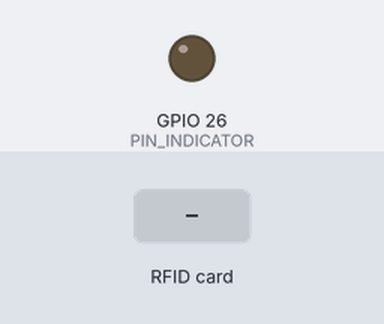
The program below on a simulated ESP32. On the bench: output pins drawn as LEDs (lit = HIGH). Inputs (shaded band) come from the test bench. WiFi joins after 1.5 s; servers stay silent unless stated; uploads are accepted with an empty reply; what the program prints to the serial monitor is not drawn.

Above: at 2.7 s.
2.8 s: RFID card 5E 7A 19 C4 held to the reader
At 2.87 s:
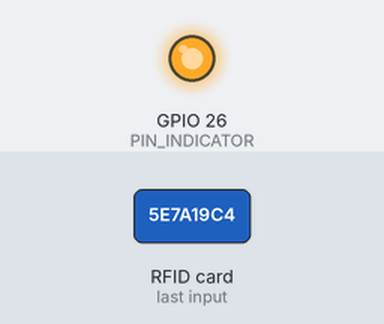
Timing chart, 0 to 5.8 s (numbered marks = the images above; inputs shaded):
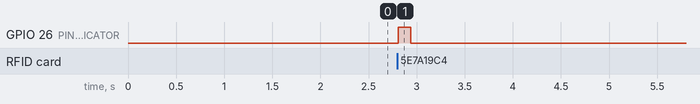

The program:

main.cpp
```cpp
// HomeCue IoT bench station for the exact parts visible in the user's photos:
// ESP32-WROOM, MFRC522 (13.56MHz) reader, possible HW-416 PIR, DS3231 RTC,
// DFPlayer Mini-style audio + Visaton 8-ohm 2W speaker.
// All physical outputs are local and non-safety-critical. No doors or appliances controlled.
#include <Arduino.h>
#include <WiFi.h>
#include <WiFiClient.h>
#include <HTTPClient.h>
#include <SPI.h>
#include <MFRC522.h>
#include <Wire.h>
#include <RTClib.h>
#include <ArduinoJson.h>
#include <DFRobotDFPlayerMini.h>
#include "secrets.h"

// Explicit GPIO assignments: check the labels on YOUR particular ESP32 board.
// RC522 SPI: SS=25, SCK=18, MISO=19, MOSI=23, RST=27.
// PIR OUT=32 (input must be 3.3V safe); DS3231 SDA=21/SCL=22.
// MP3 module UART: ESP32 RX=16 <--- DFPlayer TX; ESP32 TX=17 ---> DFPlayer RX through 1k resistor.
// Optional indicator LED GPIO26 -> 220-330ohm resistor -> LED -> GND.
constexpr int RC522_SS = 25;
constexpr int RC522_RST = 27;
constexpr int PIN_PIR = 32;
constexpr int PIN_INDICATOR = 26;
constexpr int PIN_MP3_RX = 16;
constexpr int PIN_MP3_TX = 17;
constexpr int PIN_RTC_SDA = 21;
constexpr int PIN_RTC_SCL = 22;

constexpr unsigned long HEARTBEAT_INTERVAL_MS = 60000UL;
constexpr unsigned long WIFI_RETRY_MS = 10000UL;
constexpr unsigned long RFID_COOLDOWN_MS = 2500UL;
constexpr unsigned long PIR_SETTLE_MS = 30000UL;
constexpr unsigned long PIR_COOLDOWN_MS = 12000UL;

MFRC522 reader(RC522_SS, RC522_RST);
RTC_DS3231 rtc;
HardwareSerial mp3Uart(2);
DFRobotDFPlayerMini player;
bool rtcReady = false;
bool audioReady = false;
bool pirPrevious = false;
bool pirWarmedUp = false;
unsigned long bootedAt = 0;
unsigned long lastWifiTry = 0;
unsigned long lastHeartbeat = 0;
unsigned long lastPirEvent = 0;
unsigned long lastTag = 0;
String previousUid = "";
String firstTag = String(FIRST_TASK_TAG_UID);
String secondTag = String(SECOND_TASK_TAG_UID);
uint8_t taskStep = 0;

String uidHex() {
  String uid;
  for (byte i = 0; i < reader.uid.size; i++) {
    if (reader.uid.uidByte[i] < 0x10) uid += '0';
    uid += String(reader.uid.uidByte[i], HEX);
  }
  uid.toUpperCase();
  return uid;
}

bool sendPost(const String& path, JsonDocument &json) {
  if (WiFi.status() != WL_CONNECTED) return false;
  WiFiClient client;
  HTTPClient http;
  const String url = String(HOMECUE_SERVER_URL) + path;
  if (!http.begin(client, url)) return false;
  http.setTimeout(3000);
  http.addHeader("Content-Type", "application/json");
  http.addHeader("X-Device-Token", String(HOMECUE_DEVICE_TOKEN));
  String payload;
  serializeJson(json, payload);
  const int response = http.POST(payload);
  const bool ok = response >= 200 && response < 300;
  Serial.printf("[API] POST %s -> %d %s\n", path.c_str(), response, ok ? "OK" : "FAILED");
  // Sensitive device credentials are never printed.
  http.end();
  return ok;
}

void sendEvent(const char* module, const char* kind, const String& message) {
  JsonDocument body;
  body["module"] = module;
  body["kind"] = kind;
  body["message"] = message;
  const bool sent = sendPost("/api/device/" + String(HOMECUE_HOME_ID) + "/events", body);
  if (!sent) Serial.println("[API] Event not delivered (offline events are NOT queued in this version)");
}

void heartbeat() {
  JsonDocument body;
  sendPost("/api/device/" + String(HOMECUE_HOME_ID) + "/heartbeat", body);
}

void playPrompt(uint8_t number) {
  if (!audioReady) return;
  player.volume(8);            // Deliberately low to protect the 8-ohm 2 W speaker.
  player.playMp3Folder(number); // /mp3/0001.mp3, /mp3/0002.mp3 on compatible SD.
}

void handleTag() {
  if (!reader.PICC_IsNewCardPresent() || !reader.PICC_ReadCardSerial()) return;
  const String uid = uidHex();
  reader.PICC_HaltA();
  reader.PCD_StopCrypto1();
  const unsigned long time = millis();
  if (uid == previousUid && time - lastTag < RFID_COOLDOWN_MS) return;
  previousUid = uid;
  lastTag = time;
  Serial.printf("[RFID] Tag UID: %s\n", uid.c_str());
  digitalWrite(PIN_INDICATOR, HIGH);
  delay(130); // short indicator pulse, not used for safety timing
  digitalWrite(PIN_INDICATOR, LOW);
  sendEvent("task", "tag_scan", "Compatible tag scanned at task station (UID kept locally on ESP32 Serial Monitor)");

  // Demo of a simple two-step sequential activity. No task-completion claim from scanning alone.
  if (firstTag.length() > 0 && uid == firstTag) {
    taskStep = 1;
    playPrompt(1);
    sendEvent("task", "cue_played", "Step 1 tag registered; local prompt requested");
  } else if (secondTag.length() > 0 && uid == secondTag && taskStep == 1) {
    taskStep = 2;
    playPrompt(2);
    sendEvent("task", "cue_played", "Step 2 tag registered; local prompt requested");
  }
}

void handlePIR() {
  if (!ENABLE_PIR_SENSOR) return;
  const unsigned long time = millis();
  // PIRs need warm-up; avoid false initial event.
  if (time - bootedAt < PIR_SETTLE_MS) return;
  if (!pirWarmedUp) {pirPrevious = digitalRead(PIN_PIR) == HIGH;pirWarmedUp=true;}
  const bool current = digitalRead(PIN_PIR) == HIGH;
  if (current != pirPrevious && time - lastPirEvent >= PIR_COOLDOWN_MS) {
    pirPrevious = current;
    lastPirEvent = time;
    sendEvent("night", current ? "motion_detected" : "motion_cleared", current ? "Motion detected in test area" : "No motion currently detected in test area");
  }
}

void handleRTC() {
  if (!ENABLE_RTC_MODULE || !rtcReady) return;
  static unsigned long lastClock = 0;
  if (millis() - lastClock > 60000UL) {
    lastClock = millis();
    const DateTime t = rtc.now();
    Serial.printf("[RTC] %04d-%02d-%02d %02d:%02d:%02d (board local time)\n", t.year(),t.month(),t.day(),t.hour(),t.minute(),t.second());
  }
}

void setup() {
  Serial.begin(115200);
  bootedAt = millis();
  pinMode(PIN_INDICATOR, OUTPUT);
  digitalWrite(PIN_INDICATOR, LOW);
  SPI.begin(18,19,23,RC522_SS);
  reader.PCD_Init();
  Serial.println("\nHomeCue ESP32 lab station starting");
  Serial.println("Place a compatible 13.56 MHz RFID tag close to the RC522 antenna");
  pinMode(PIN_PIR, INPUT);

  if (ENABLE_RTC_MODULE) {
    Wire.begin(PIN_RTC_SDA, PIN_RTC_SCL);
    rtcReady = rtc.begin();
    Serial.println(rtcReady ? "DS3231 detected" : "RTC missing - continuing without it");
    if (rtcReady && rtc.lostPower()) Serial.println("RTC lost power; set its clock intentionally before using schedules");
  }
  if (ENABLE_AUDIO_MODULE) {
    mp3Uart.begin(9600, SERIAL_8N1, PIN_MP3_RX, PIN_MP3_TX);
    audioReady = player.begin(mp3Uart);
    Serial.println(audioReady ? "MP3 module detected" : "MP3 module not found / wrong SD - audio disabled");
    if (audioReady) player.volume(8);
  }

  WiFi.mode(WIFI_STA);
  WiFi.begin(WIFI_SSID, WIFI_PASSWORD);
  Serial.print("Wi-Fi connecting");
  for (int i=0;i<15 && WiFi.status()!=WL_CONNECTED;i++) {delay(500);Serial.print(".");}
  Serial.println();
  if (WiFi.status()==WL_CONNECTED) {Serial.print("ESP32 local IP: ");Serial.println(WiFi.localIP());}
  else Serial.println("Not online. RFID still works in serial monitor, but events are not queued.");
}

void loop() {
  handleTag();
  handlePIR();
  handleRTC();
  const unsigned long t = millis();
  if (WiFi.status()!=WL_CONNECTED && t-lastWifiTry>=WIFI_RETRY_MS) {
    lastWifiTry=t;
    WiFi.reconnect();
  }
  if (WiFi.status()==WL_CONNECTED && (lastHeartbeat==0 || t-lastHeartbeat>=HEARTBEAT_INTERVAL_MS)) {
    lastHeartbeat=t;
    heartbeat();
  }
  delay(15);
}
```

secrets.example.h
```cpp
#pragma once
// 1) Rename this file to secrets.h (the real file is excluded from Git).
// 2) Use the SAME local Wi-Fi network as the backend PC.
#define WIFI_SSID "Your_WiFi_Name"
#define WIFI_PASSWORD "Your_WiFi_Password"
// Example: IP from Windows ipconfig. Do NOT write 127.0.0.1 here.
#define HOMECUE_SERVER_URL "http://192.168.1.12:8000"
// Website -> My Home -> Home setup -> generate one-time device token.
#define HOMECUE_HOME_ID 1
#define HOMECUE_DEVICE_TOKEN "PASTE_ONE_TIME_DEVICE_TOKEN_HERE"
// Optional RFID-tag mapping (copy hexadecimal UID printed by Serial Monitor).
// Without these, tags are logged but no multi-step task audio is attempted.
#define FIRST_TASK_TAG_UID ""
#define SECOND_TASK_TAG_UID ""
// Set true only AFTER checking module voltage, pinout, speaker and microSD compatibility.
#define ENABLE_PIR_SENSOR false
#define ENABLE_RTC_MODULE false
#define ENABLE_AUDIO_MODULE false
```

Measured:
- after the input at 2.8 s, GPIO 26 (PIN_INDICATOR): LOW → HIGH at once, → LOW 0.13 s later
